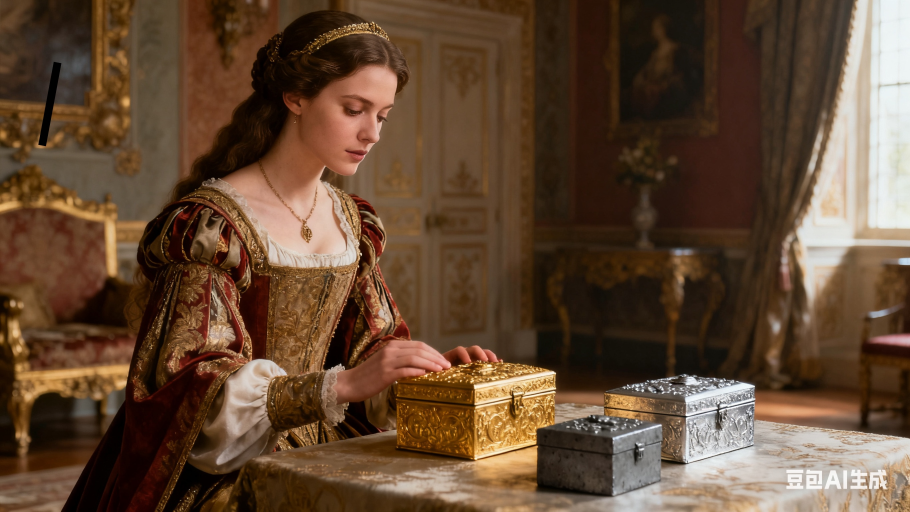
#> input picture data/uploads/0bce0341-332b-476b-ae0a-35398aadffa0/photos/2025-10-24-15:15:15.jpg, 2730 x 1535 px (shown at 1/3 size)
$ python photo_display.py ../../../../data/uploads/0bce0341-332b-476b-ae0a-35398aadffa0/photos
#> lines starting #> are read from the running program, lines starting #| are printed output that depends on the picture
"""
Photo Display Manager
照片显示管理器 - 负责照片的显示和切换
"""

import logging
from pathlib import Path
from typing import Optional, Callable, List, Dict, Any, Tuple
from dataclasses import dataclass
from enum import Enum
import threading
import time

# 尝试导入PIL用于图片处理
try:
    from PIL import Image
    PIL_AVAILABLE = True
except ImportError:
    PIL_AVAILABLE = False
    logging.warning("PIL not available. Install with: pip install Pillow")

logger = logging.getLogger(__name__)


class TransitionType(Enum):
    """过渡效果类型"""
    NONE = "none"           # 无过渡
    FADE = "fade"           # 淡入淡出
    SLIDE = "slide"         # 滑动
    CROSSFADE = "crossfade" # 交叉淡化


@dataclass
class DisplayConfig:
    """显示配置"""
    window_size: Tuple[int, int] = (1280, 720)  # 窗口大小
    transition_type: TransitionType = TransitionType.FADE  # 过渡效果
    transition_duration: float = 0.5  # 过渡时长（秒）
    transition_fps: int = 30  # 过渡动画帧率
    preload_count: int = 3  # 预加载照片数量
    background_color: Tuple[int, int, int] = (0, 0, 0)  # 背景颜色
    enable_transitions: bool = True  # 是否启用过渡动画


@dataclass
class PhotoItem:
    """照片项"""
    path: Path
    start_time: float  # 开始显示时间（秒）
    duration: float    # 显示时长（秒）
    image: Optional['Image.Image'] = None  # 预加载的图片对象


class PhotoDisplayManager:
    """
    照片显示管理器

    功能:
    - 根据时间轴切换照片
    - 照片预加载
    - 过渡动画效果
    - 显示状态管理
    """

    def __init__(self, config: Optional[DisplayConfig] = None):
        """
        初始化照片显示管理器

        Args:
            config: 显示配置
        """
        if not PIL_AVAILABLE:
            raise RuntimeError(
                "PIL is required for photo display. "
                "Install with: pip install Pillow"
            )

        self.config = config or DisplayConfig()
        self._photos: List[PhotoItem] = []
        self._current_index: int = -1
        self._current_photo: Optional[PhotoItem] = None
        self._next_photo: Optional[PhotoItem] = None
        self._display_callbacks: List[Callable[[Optional[PhotoItem]], None]] = []
        self._preload_thread: Optional[threading.Thread] = None
        self._stop_preload = False

        logger.info(f"PhotoDisplayManager initialized: {self.config}")

    def load_timeline(self, timeline_items: List[Dict[str, Any]], photos_dir: Path):
        """
        加载时间轴照片列表（带路径验证）

        Args:
            timeline_items: 时间轴项列表
            photos_dir: 照片目录
        """
        self._photos.clear()
        self._current_index = -1
        self._current_photo = None

        # 规范化基础目录路径
        photos_dir = photos_dir.resolve()

        current_time = 0.0
        for item in timeline_items:
            # 安全地构造照片路径 - 只取文件名，防止路径遍历攻击
            photo_filename = Path(item['photo']).name
            photo_path = (photos_dir / photo_filename).resolve()

            # 验证路径在允许的目录内
            try:
                photo_path.relative_to(photos_dir)
            except ValueError:
                logger.error(f"Path traversal attempt blocked: {item['photo']}")
                continue

            if not photo_path.exists():
                logger.warning(f"Photo not found: {photo_path}")
                continue

            duration = item['duration']
            photo_item = PhotoItem(
                path=photo_path,
                start_time=current_time,
                duration=duration
            )
            self._photos.append(photo_item)
            current_time += duration

        logger.info(f"Loaded {len(self._photos)} photos into timeline")

        # 启动预加载
        self._start_preloading()

    def get_photo_at_time(self, time_position: float) -> Optional[PhotoItem]:
        """
        获取指定时间应该显示的照片（使用二分查找优化）

        Args:
            time_position: 时间位置（秒）

        Returns:
            照片项，如果没有则返回None
        """
        if not self._photos:
            return None

        # 使用二分查找 O(log n) 而不是线性搜索 O(n)
        import bisect

        # 找到插入点（第一个start_time > time_position的位置）
        idx = bisect.bisect_right(
            [p.start_time for p in self._photos],
            time_position
        )

        if idx == 0:
            return None

        # 检查前一个照片
        photo = self._photos[idx - 1]

        # 验证时间在照片的显示范围内
        if time_position < photo.start_time + photo.duration:
            return photo

        # 如果超过范围但是最后一张照片，仍然返回
        if idx - 1 == len(self._photos) - 1:
            return photo

        return None

    def update(self, time_position: float) -> bool:
        """
        更新显示（根据当前时间位置）

        Args:
            time_position: 当前时间位置（秒）

        Returns:
            照片是否发生变化
        """
        target_photo = self.get_photo_at_time(time_position)

        if target_photo != self._current_photo:
            self._switch_to_photo(target_photo)
            return True

        return False

    def _switch_to_photo(self, photo: Optional[PhotoItem]):
        """
        切换到指定照片（带过渡效果）

        Args:
            photo: 目标照片项
        """
        if photo == self._current_photo:
            return

        old_photo = self._current_photo

        # 确保照片已加载
        if photo and not photo.image:
            self._load_photo(photo)

        # 执行过渡效果（如果启用）
        if self.config.enable_transitions and old_photo and photo:
            self._perform_transition(old_photo, photo)

        self._current_photo = photo

        # 更新索引
        if photo:
            try:
                self._current_index = self._photos.index(photo)
            except ValueError:
                self._current_index = -1
        else:
            self._current_index = -1

        # 通知回调
        self._notify_display_change()

        if old_photo:
            logger.info(f"Switched from {old_photo.path.name} to {photo.path.name if photo else 'None'} "
                       f"(transition: {self.config.transition_type.value})")
        else:
            logger.info(f"Switched to {photo.path.name if photo else 'None'}")

    def _perform_transition(self, old_photo: PhotoItem, new_photo: PhotoItem):
        """
        执行照片过渡动画

        Args:
            old_photo: 旧照片项
            new_photo: 新照片项
        """
        if not old_photo.image or not new_photo.image:
            return

        transition_type = self.config.transition_type

        if transition_type == TransitionType.NONE:
            return
        elif transition_type == TransitionType.FADE:
            self._transition_fade(old_photo.image, new_photo.image)
        elif transition_type == TransitionType.CROSSFADE:
            self._transition_crossfade(old_photo.image, new_photo.image)
        elif transition_type == TransitionType.SLIDE:
            self._transition_slide(old_photo.image, new_photo.image)
        else:
            logger.warning(f"Unsupported transition type: {transition_type}")

    def _transition_fade(self, old_image: 'Image.Image', new_image: 'Image.Image'):
        """
        淡入淡出过渡效果

        逻辑：旧照片淡出（alpha逐渐变为0），然后新照片淡入（alpha从0变为255）

        Args:
            old_image: 旧图片
            new_image: 新图片
        """
        try:
            duration = self.config.transition_duration
            fps = self.config.transition_fps
            frames = int(duration * fps)

            if frames <= 0:
                return

            # 注意：这里只是生成过渡帧的逻辑示例
            # 实际显示需要由GUI层（如pygame surface或tkinter canvas）处理
            logger.debug(f"Fade transition: {frames} frames over {duration:.2f}s")

            # 这里我们只记录过渡信息，实际的渲染由调用者处理
            # 可以通过回调返回过渡帧序列

        except Exception as e:
            logger.error(f"Failed to perform fade transition: {e}")

    # [133 lines left out: functions _transition_crossfade, _transition_slide, generate_transition_frames, not called in this run]

    def _load_photo(self, photo: PhotoItem) -> bool:
        """
        加载照片到内存

        Args:
            photo: 照片项

        Returns:
            是否成功加载
        """
        try:
            if not photo.path.exists():
                raise FileNotFoundError(f"Photo not found: {photo.path}")

            # 加载并调整大小
            image = Image.open(photo.path)
#> image is the input picture: PIL image 2730x1535 RGB; mean R, G, B 98.8, 73.2, 52.4

            # 保持纵横比，缩放到窗口大小
            image.thumbnail(self.config.window_size, Image.Resampling.LANCZOS)
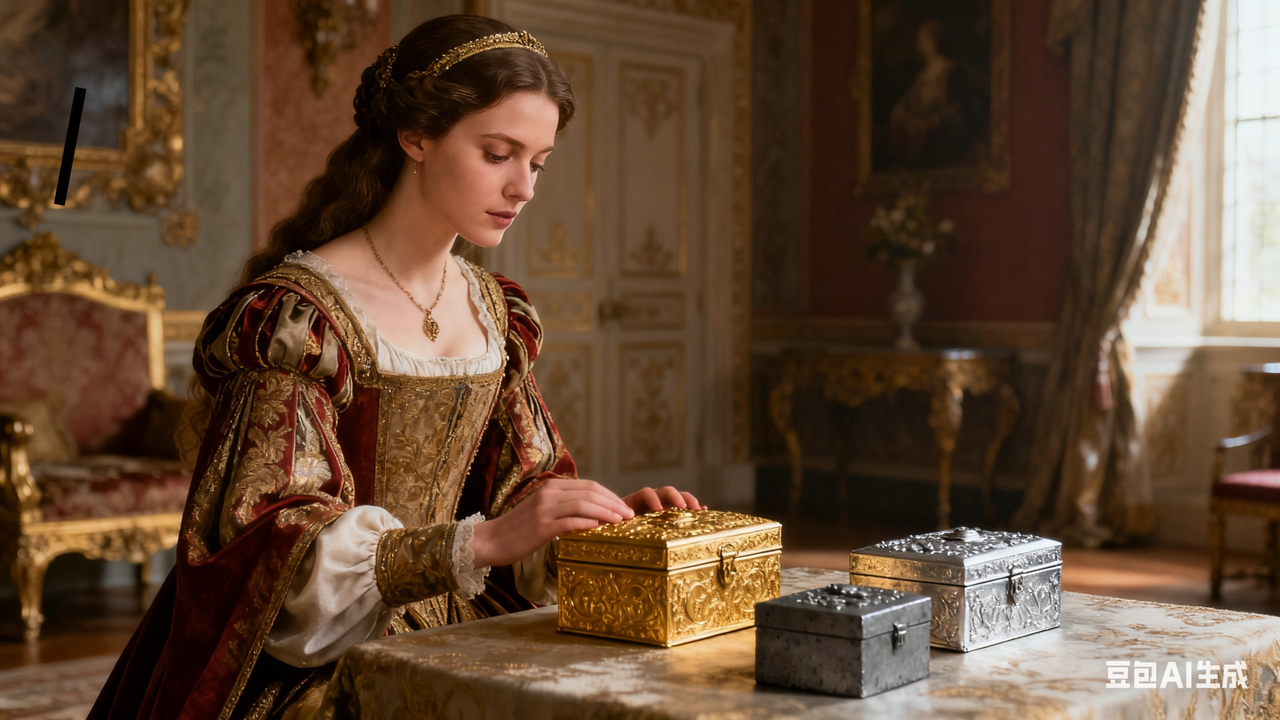
#> image: PIL image 1280x720 RGB; mean R, G, B 98.8, 73.2, 52.4

            photo.image = image
            logger.debug(f"Loaded photo: {photo.path.name}")
            return True

        except Exception as e:
            logger.error(f"Failed to load photo {photo.path}: {e}")
            return False

    def _start_preloading(self):
        """启动预加载线程"""
        if self._preload_thread is not None and self._preload_thread.is_alive():
            return

        self._stop_preload = False
        self._preload_thread = threading.Thread(target=self._preload_loop, daemon=True)
        self._preload_thread.start()

    def _stop_preloading(self):
        """停止预加载线程"""
        self._stop_preload = True
        if self._preload_thread is not None:
            self._preload_thread.join(timeout=1.0)

    def _preload_loop(self):
        """预加载循环"""
        while not self._stop_preload:
            # 预加载当前照片之后的N张照片
            start_index = max(0, self._current_index)
            end_index = min(len(self._photos), start_index + self.config.preload_count)

            for i in range(start_index, end_index):
                if self._stop_preload:
                    break

                photo = self._photos[i]
                if not photo.image:
                    self._load_photo(photo)

            # 休眠一段时间
            time.sleep(0.5)

    def get_current_photo(self) -> Optional[PhotoItem]:
        """
        获取当前显示的照片

        Returns:
            当前照片项
        """
        return self._current_photo

    # [10 lines left out: function get_current_image, not called in this run]

    def get_photo_count(self) -> int:
        """
        获取照片总数

        Returns:
            照片数量
        """
        return len(self._photos)

    # [8 lines left out: function add_display_callback, not called in this run]

    def _notify_display_change(self):
        """通知显示变化"""
        for callback in self._display_callbacks:
            try:
                callback(self._current_photo)
            except Exception as e:
                logger.error(f"Display callback error: {e}")

    # [43 lines left out: functions save_current_photo, get_photo_info, not called in this run]

    def cleanup(self):
        """清理资源"""
        self._stop_preloading()

        # 清理图片内存
        for photo in self._photos:
            if photo.image:
                photo.image.close()
                photo.image = None

        self._photos.clear()
        self._current_photo = None
        logger.info("PhotoDisplayManager cleaned up")


def main():
    """测试函数"""
    import argparse
    import json

    parser = argparse.ArgumentParser(description='Photo Display Manager Test')
    parser.add_argument('photos_dir', type=Path, help='Photos directory')
    parser.add_argument('--timeline', type=Path, help='Timeline JSON file')

    args = parser.parse_args()

    # 设置日志
    logging.basicConfig(
        level=logging.INFO,
        format='%(asctime)s - %(name)s - %(levelname)s - %(message)s'
    )

    try:
        # 创建管理器
        manager = PhotoDisplayManager()

        # 加载时间轴
        if args.timeline and args.timeline.exists():
            with open(args.timeline, 'r') as f:
                timeline_data = json.load(f)
                timeline_items = timeline_data.get('timeline', [])
        else:
            # 创建简单的时间轴
            photos = sorted(args.photos_dir.glob('*.jpg'))
            timeline_items = [
                {'photo': photo.name, 'duration': 5.0}
                for photo in photos
            ]

        manager.load_timeline(timeline_items, args.photos_dir)

        print(f"\nLoaded {manager.get_photo_count()} photos")
        print("\nSimulating timeline playback...")

        # 模拟时间流逝
        total_duration = sum(item['duration'] for item in timeline_items)
        time_step = 1.0  # 每秒更新一次

        for t in range(0, int(total_duration) + 1, int(time_step)):
            if manager.update(float(t)):
                current = manager.get_current_photo()
                if current:
                    print(f"[{t:3d}s] Displaying: {current.path.name}")

            time.sleep(0.1)  # 实际中这会是实时更新

        manager.cleanup()
        print("\nDone!")

    except Exception as e:
        print(f"Error: {e}")
        import traceback
        traceback.print_exc()
        return 1

    return 0


if __name__ == '__main__':
    import sys
    sys.exit(main())
#> (the program exits here)
